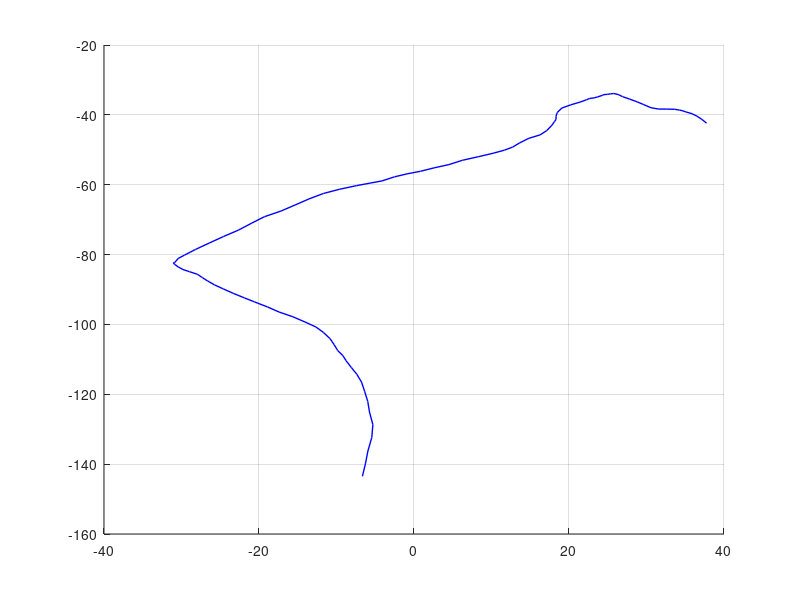

The MATLAB source for this figure: (Note: this script raises an error after producing the figure.)
close all
clear
% clc
dbstop if error

rng('default')

plot_enable = true;

%% Parameters of multi-object dynamic model

%choose a scenario
%scenario 1: targets are born from four seperated locations and move
%randomly
%scenario 2: ten targets are born from seperated locations; they first move
%close to each other and then seperate
scenario = 1;

%survival probability
Ps = 0.99;

%Target kinematic state [x-position,y-position,x-velocity,y-velocity]
%Target extent state [orientation,semi-axis length 1,semi-axis length 2]

%Parameters of a nearly constant velocity motion model
%kinematic state dimension
dxr = 4;
%time interval
Ts = 1;
%transition matrix for kinematic state
Ar = [1 0 Ts 0;
    0 1 0 Ts;
    0 0 1 0;
    0 0 0 1];
%process noise
q = 0.09;
%process noise covariance matrix for kinematic state
Cwr = q*[Ts^3/3 0      Ts^2/2 0;
    0      Ts^3/3 0      Ts^2/2;
    Ts^2/2 0      Ts     0;
    0      Ts^2/2 0      Ts];
%measurement rate parameter used for prediction of gamma distribution
eta = 1.2;
%forgetting factor used for prediction of inverse-Wishart distribution
tau = 20;

%struct representation
motionmodel.Ps = Ps;
motionmodel.Ts = Ts;
motionmodel.dxr = dxr;
motionmodel.Ar = Ar;
motionmodel.Cwr = Cwr;
motionmodel.eta = eta;
motionmodel.tau = tau;

if scenario == 1
    %Poisson birth model with Gaussian mixture intensity
    %number of Gaussian components
    b_nG = 4;
    %Poisson intensity
    birthmodel = repmat(struct('w',log(0.25),'xr',[],'Cr',diag([10 10 2 2])^2,...
        'V',[],'v',100,'alpha',1000,'beta',100),b_nG,1);
    %specify kinematic state (x-position,y-position,x-velocity,y_velocity)
    birthmodel(1).xr = [50 50 0 0]';
    birthmodel(2).xr = [-50 50 0 0]';
    birthmodel(3).xr = [-50 -50 0 0]';
    birthmodel(4).xr = [50 -50 0 0]';
    %specify extent state (orientation,two axis lengths)
    birthmodel(1).V = (100+6)*diag([1 1])^2;
    birthmodel(2).V = (100+6)*diag([1 1])^2;
    birthmodel(3).V = (100+6)*diag([1 1])^2;
    birthmodel(4).V = (100+6)*diag([1 1])^2;
    %Poisson birth rate
    b_lambda = sum(exp([birthmodel.w]));
elseif scenario == 2
    birthmodel = struct('w',log(0.25),'xr',[-100,-100,0,0]','Cr',diag([100 100 4 4])^2,...
        'V',(100+6)*diag([1 1]),'v',100,'alpha',1000,'beta',100);
end

%% Parameters of multi-object measurement model

if scenario == 1
    %detection probability
    Pd = 0.9;
    %Poisson clutter rate
    c_lambda = 60;
elseif scenario == 2
    Pd = 0.3;
    c_lambda = 100;
end

%surveillance area
range_x = [-200 200];
range_y = [-200 200];
%uniform distributed clutter density
c_pdf = 1/(range_x(2)-range_x(1))/(range_y(2)-range_y(1));
%Poisson clutter intensity
c_intensity = c_lambda*c_pdf;

%Parameters of a linear Gaussian measurement model
%measurement dimension
dz = 2;
%observation matrix
H = [1 0 0 0;
    0 1 0 0];
%covariance of the multiplicative noise
Ch = diag([1/4 1/4]);
%covariance of the measurement noise
Cv = diag([1/8 1/8]);

%struct representation
measmodel.dz = dz;
measmodel.H = H;
measmodel.Ch = Ch;
measmodel.Cv= Cv;
measmodel.Pd = Pd;
measmodel.c_intensity = c_intensity;

%% Generating ground truth

if scenario == 1
    %total time steps
    T = 100;
    
    %create memory to store ground truth
    %birth time, death time, target state
    gt = struct('x_bt',[],'x_dt',[],'x_lambda',[],'xr',[],'X',[]);
    
    %number of targets
    nt = 0;
    for i = 1:T-1
        %sample the number of newborn targets
        nb = poissrnd(b_lambda);
        %for the first time step, make sure that at least one target is born
        if i == 1 && nb == 0
            nb = 1;
        end
        for j = 1:nb
            %number of targets increases by 1
            nt = nt + 1;
            %sample a Gaussian component in the Poisson birth intensity
            b_idx = find(rand < cumsum([0 exp([birthmodel.w])]/b_lambda),1) - 1;
            %sample an initial target state
            gt(nt).x_bt = i;
            gt(nt).x_dt = i;
            %assume fixed Poisson rate
            gt(nt).x_lambda = gamrnd(birthmodel(b_idx).alpha,1/birthmodel(b_idx).beta);
            gt(nt).xr = mvnrnd(birthmodel(b_idx).xr',birthmodel(b_idx).Cr)';
            gt(nt).X = iwishrnd(birthmodel(b_idx).V,birthmodel(b_idx).v-3);
        end
        %generate target trajectory for all the newborn targets
        for j = 1:nt
            %termintate the trajectory if the target dies or moves out of the
            %surveillance area
            %also assumes that no target dies if there is only one
            if (rand < Ps || nt==1) && gt(j).xr(1,end) >= range_x(1) ...
                    && gt(j).xr(1,end) <= range_x(2) ...
                    && gt(j).xr(2,end) >= range_y(1) ...
                    && gt(j).xr(2,end) <= range_y(2) && gt(j).x_dt == i
                gt(j).x_dt = i+1;
                gt(j).x_lambda = [gt(j).x_lambda gt(j).x_lambda(end)];
                %add motion noise when generating trajectory
                gt(j).xr = [gt(j).xr mvnrnd((Ar*gt(j).xr(:,end))',Cwr)'];
                gt(j).X = cat(3,gt(j).X,gt(j).X(:,:,end));
            end
        end
    end
elseif scenario == 2
    %trajectories are generated by propagating targets forward and backward
    %from six closely spaced targets states at the mid of the scene at half
    %time
    
    %total time steps
    T = 101;
    
    %number of targets
    nt = 26;
    %specify birth time and death time
    birth_time = 1:2:51;%[1,6,11,16,21,26,31,36,41,46];
    death_time = 51:2:101;%[56,61,66,71,76,81,86,91,96,101];
    %construct trajectory
    for i = 1:nt
        gt(i).x_bt = birth_time(i);
        gt(i).x_dt = death_time(i);
        tra_len = death_time(i)-birth_time(i)+1;
        gt(i).x_lambda = gamrnd(birthmodel.alpha,1/birthmodel.beta)*ones(1,tra_len);
        gt(i).X = repmat(iwishrnd(birthmodel.V,birthmodel.v-3),[1,1,tra_len]);
        %specify target state at time 50
        gt(i).xr = zeros(dxr,tra_len);
        mid_time = 52-birth_time(i);
        gt(i).xr(:,mid_time) = diag([6,6,0,0])*randn(dxr,1) + [0;0;3;3];
        %propagate backward
        j_idx = flip(1:mid_time-1);
        for j = 1:mid_time-1
            gt(i).xr(:,j_idx(j)) = mvnrnd((Ar\gt(i).xr(:,j_idx(j)+1))',Cwr)';
        end
        %propagate forward
        for j = mid_time+1:tra_len
            gt(i).xr(:,j) = mvnrnd((Ar*gt(i).xr(:,j-1))',Cwr)';
        end
    end
    
end

%cardinality of multi-target states
card = zeros(T,1);
for i = 1:T
    for j = 1:nt
        if gt(j).x_bt <= i && gt(j).x_dt >= i
            card(i) = card(i) + 1;
        end
    end
end

%% Plot ground truth

if plot_enable
    figure
    grid on
    hold on
    for i = 1:nt
        %plot trajectory
        gt_ks_plot = plot(gt(i).xr(1,:),gt(i).xr(2,:),'b','linewidth',1);
        %plot extent for every 5 time steps
        for j = 1:4:(gt(i).x_dt - gt(i).x_bt + 1)
            gt_es_plot = plot_extent_iw(gt(i).xr(1:2,j),gt(i).X(:,:,j),'-','r',1);
        end
    end
    xlim(range_x)
    ylim(range_y)
    xlabel('x (m)')
    ylabel('y (m)')
    legend([gt_ks_plot, gt_es_plot], {'Target trajectory','Target extent'});

end

%% Generate measurements

Z = cell(T,1);
%target-generated measurements
for i = 1:nt
    for t = gt(i).x_bt:gt(i).x_dt
        %generate measurements only if the target is detected
        %no misdetection at time 1
        if rand < Pd || t == 1
            nz = poissrnd(gt(i).x_lambda(t-gt(i).x_bt+1));
            Z{t} = [Z{t} mvnrnd(gt(i).xr(1:2,t-gt(i).x_bt+1)',...
                Ch*gt(i).X(:,:,t-gt(i).x_bt+1)+Cv,nz)'];
        end
    end
end

%append clutter
for i = 1:T
    nz = poissrnd(c_lambda);
    zx = rand(nz,1)*(range_x(2)-range_x(1)) + range_x(1);
    zy = rand(nz,1)*(range_y(2)-range_y(1)) + range_y(1);
    Z{i} = [Z{i} [zx zy]'];
end

%% Run filter

%paramter setting

%gate size in probability
paras.gating.Pg = 0.999;
paras.gating.size = chi2inv(paras.gating.Pg,dz);
%hyperparameters in DBSCAN
paras.dbscan.max_dist = 5;
paras.dbscan.min_dist = 0.1;
paras.dbscan.grid_dist = 0.1;
%data association algorithm
%method 1: Murty's algorithm
%method 2: Gibbs sampling
paras.data_assoc = 1;
%number of iterations in Gibbs sampling
paras.gibbs = 100;

%whether to use multi-Bernoulli birth model (the default is ppp birth)
paras.mb_birth = false;

%pruning threshold for global hypotheses
paras.pruning.w = log(1e-2);
%pruning threshold for ppp intensity
paras.pruning.ppp = log(1e-3);
%merging threshold for ppp intensity
paras.merging.ppp = 2;
%cap of global hypotheses
paras.cap.w = 100;
%pruning threshold for Bernoulli
paras.pruning.r = 1e-3;
%whether to perform recycling
paras.recycle = true;
if paras.mb_birth
    paras.recycle = false;
end
if paras.recycle
    paras.pruning.r = 1e-1;
end

%whether to perform MB approximation
paras.mb_approx = true;
%M-best assignments in Murty
paras.M = 20;
%MB approximation methods
%method 1: track-oriented merging
%method 2: SJPDA type merging
%method 3: LP merging
paras.mb_merge = 1;

%two different ways to initiate new tracks
%1: initiate a new track for each measurement
%2: initiate a new track for each cluster (this one is only valid for
%track-oriented merging)
paras.new_track_init = 1;

%convergence threshold for variational approximation
paras.vb_threshold = 1e-2;

%estimator to extract multi-target state
%estimator 1: extract state from global hypothesis with the highest weight
%and Bernoulli components with large enough probability of existence
%estimator 2: MAP cardinality estimator
%threshold to extract state estimate from Bernoulli
paras.estimator = 2;
paras.estimate.r = 0.5;

%parameters of GOSPA metric
gospa.p = 1;
gospa.c = 20;
gospa.alpha = 2;

%initialisation parameters
if ~paras.mb_birth
    %global hypothesis weight in logarithm
    mbm.w = 0;
    %global hypothesis look-up table
    mbm.table = zeros(1,0);
    %local hypothesis trees (collections of single target hypotheses)
    mbm.track = cell(0,1);
    %each Bernoulli is parameterised by 1) existence probability r, 2) mean and
    %covariance of the kinematic state xr, Cr, 3) parameters of the
    %extent state V, v, 4) parameters of gamma distribution alpha, beta.
    %PPP for undetected targets, initialised using birth model
    ppp = birthmodel;
else
    %initial setting for multi-Bernoulli birth model
    mbm.w = 0;
    nb = length(birthmodel);
    mbm.table = ones(1,nb);
    mbm.track = cell(nb,1);
    for i = 1:nb
        mbm.track{i}.r = exp(birthmodel(i).w);
        mbm.track{i}.xr = birthmodel(i).xr;
        mbm.track{i}.Cr = birthmodel(i).Cr;
        mbm.track{i}.V = birthmodel(i).V;
        mbm.track{i}.v = birthmodel(i).v;
        mbm.track{i}.alpha = birthmodel(i).alpha;
        mbm.track{i}.beta = birthmodel(i).beta;
    end
end

%memory to store state estimate
est = cell(T,1);
card_est = zeros(T,1);
t_elapsed = zeros(T,1);
%recursive Bayesian estimation
fprintf('Time step: ')
for t = 1:T
    
    fprintf('%d ',t)
    tic
    
    %ellipsoidal gating for detected targets
    %use a boolean vector to store the gating result of each local
    %hypothesis
    gating_matrix_d = cellfun(@(x) cell2mat(arrayfun(@(x) ...
        ellips_gating(x,Z{t},measmodel,paras.gating.size),...
        x,'uniformoutput',false)),mbm.track,'uniformoutput',false);
    
    if ~paras.mb_birth
        %ellipsoidal gating for undetected targets
        %use a boolean vector to store the gating result of each component
        gating_matrix_u = cell2mat(arrayfun(@(x) ...
            ellips_gating(x,Z{t},measmodel,paras.gating.size),...
            ppp,'uniformoutput',false)');
    end
    
    %remove unused measurements according to the gating result
    %gating result of all targets
    %number of tracks
    n_track = length(mbm.track);
    if paras.mb_birth
        gating = logical(sum(cell2mat(gating_matrix_d'),2));
    else
        if n_track > 0
            gating = logical(sum(gating_matrix_u,2) + ...
                sum(cell2mat(gating_matrix_d'),2));
        else
            gating = logical(sum(gating_matrix_u,2));
        end
    end
    
    %used measurements
    W = Z{t}(:,gating);
    %number of measurements after gating
    nm = size(W,2);
    
    %reconstruct gating matrix
    gating_matrix_d = ...
        cellfun(@(x) x(gating,:),gating_matrix_d,'uniformoutput',false);
    if ~paras.mb_birth
        gating_matrix_u = gating_matrix_u(gating,:);
    end
    %use DBSCAN to obtain multiple partitions
    partitions = gen_partitions(W,paras.dbscan,n_track);
    %number of partitions
    np = length(partitions);
    
    %find all the unique clusters in all measurement partitions
    [clusters,IA,IC] = unique(cell2mat(partitions')','rows');
    clusters = clusters';
    n_clusters = length(IA);
    %reconstruct partitions to let it contain indices of clusters
    nc_p = cellfun(@(x) size(x,2),partitions);
    partitions_indices = cell(np,1);
    idx = 0;
    for i = 1:np
        partitions_indices{i} = IC(idx+1:idx+nc_p(i));
        idx = idx + nc_p(i);
    end
    
    bern_new = repmat(struct('r',0,'xr',zeros(dxr,1),'Cr',ones(dxr,dxr),...
        'V',zeros(2,2),'v',0,'alpha',1,'beta',1),1,n_clusters);
    lik_new = zeros(n_clusters,1);
    if paras.mb_birth
        for c = 1:n_clusters
            lik_new(c) = sum(clusters(:,c))*log(measmodel.c_intensity);
        end
    else
        for c = 1:n_clusters
            %check if the cth cluster is in the gate of any ppp components
            ppp_idx = sum(gating_matrix_u-clusters(:,c)<0) == 0;
            if any(ppp_idx)
                [lik_new(c),bern_new(c)] = ...
                    ppp_upd(ppp(ppp_idx),W(:,clusters(:,c)),measmodel);
            else
                %if not, they are all clutter
                lik_new(c) = sum(clusters(:,c))*log(measmodel.c_intensity);
            end
        end
    end
    
    %create updated single target hypotheses for detected targets
    %number of single target hypotheses per track
    n_local_hypo = cellfun('length',mbm.track);
    tracks_upd = cell(n_track,1);
    for i = 1:n_track
        tracks_upd{i} = cell(n_local_hypo(i),1);
        for j = 1:n_local_hypo(i)
            %misdetection for the jth single target hypothesis under the
            %ith local hypothesis tree
            [l_missed,bern_missed] = bern_miss(mbm.track{i}(j),measmodel);
            tracks_upd{i}{j}.c = 0;
            tracks_upd{i}{j}.lik = l_missed;
            tracks_upd{i}{j}.bern = bern_missed;
            %measurement update for the jth single target hypothesis under
            %the ith local hypothesis tree
            for c = 1:n_clusters
                %check if the cth cluster is in the gate of the
                %corresponding single target hypothesis
                if sum(gating_matrix_d{i}(:,j)-clusters(:,c)<0) == 0
                    [l_upd,bern_updated] = ...
                        bern_upd(mbm.track{i}(j),W(:,clusters(:,c)),measmodel);
                    tracks_upd{i}{j}.c(end+1) = c;
                    tracks_upd{i}{j}.lik(end+1) = l_upd;
                    tracks_upd{i}{j}.bern(end+1) = bern_updated;
                end
            end
        end
    end
    
    if (paras.new_track_init == 2) && paras.mb_approx || paras.mb_birth
        tracks_new = cell(n_clusters,1);
        for c = 1:n_clusters
            tracks_new{c}.c = [0 c];
            tracks_new{c}.lik = [0 lik_new(c)];
            tracks_new{c}.bern = struct('r',0,'xr',zeros(dxr,1),'Cr',...
                ones(dxr,dxr),'V',zeros(2,2),'v',0,'alpha',1,'beta',1);
            tracks_new{c}.bern = [tracks_new{c}.bern bern_new(c)];
        end
    else
        %create updated single target hypotheses for the first detection of
        %undetected targets
        tracks_new = cell(nm,1);
        for i = 1:nm
            %create single target hypothesis for non-existent target
            tracks_new{i}.c = 0;
            tracks_new{i}.lik = 0;
            tracks_new{i}.bern = struct('r',0,'xr',zeros(dxr,1),'Cr',...
                ones(dxr,dxr),'V',zeros(2,2),'v',0,'alpha',1,'beta',1);
        end
        for c = 1:n_clusters
            %create new single target hypothesis
            idx = find(clusters(:,c),1,'last');
            tracks_new{idx}.c = [tracks_new{idx}.c c];
            tracks_new{idx}.lik = [tracks_new{idx}.lik lik_new(c)];
            tracks_new{idx}.bern = [tracks_new{idx}.bern bern_new(c)];
        end
    end
    
    %reset m to the number of new tracks
    m = length(tracks_new);
    
    %update local hypothesis trees
    mbm_upd.track = cell(n_track+m,1);
    for i = 1:n_track
        idx = 0;
        for j = 1:length(tracks_upd{i})
            mbm_upd.track{i} = [mbm_upd.track{i} tracks_upd{i}{j}.bern];
            %use an extra variable to record the index of each new single
            %target hypothesis in local hypothesis tree i
            n_ij = length(tracks_upd{i}{j}.c);
            tracks_upd{i}{j}.idx = (1:n_ij) + idx;
            idx = idx + n_ij;
        end
    end
    for i = 1:m
        mbm_upd.track{n_track+i,1} = tracks_new{i}.bern;
    end
    
    %data association for each global association hypothesis
    mbm_upd.w = [];
    mbm_upd.table = zeros(0,n_track+m);
    A = length(mbm.w);
    for a = 1:A
        a_indices = mbm.table(a,:);
        costs_temp = 0;
        for j = 1:n_track
            if a_indices(j) > 0
                single_hypo = tracks_upd{j}{a_indices(j)};
                costs_temp = costs_temp + single_hypo.lik(1);
            end
        end
        %if there is no measurement partition, all the targets are
        %misdetected
        if n_clusters==0
            table_upd = zeros(1,n_track+m);
            w_upd = 0;
            for j = 1:n_track
                if a_indices(j) > 0
                    table_upd(1,j) = tracks_upd{j}{a_indices(j)}.idx(1);
                    w_upd = w_upd + tracks_upd{j}{a_indices(j)}.lik(1);
                end
            end
            for j = n_track+1:n_track+m
                table_upd(1,j) = 1;
            end
            mbm_upd.w = [mbm_upd.w;w_upd + mbm.w(a)];
            mbm_upd.table = [mbm_upd.table;table_upd];
        end
        %go through each measurement partition
        for p = 1:np
            %find all the clusters under this partition
            p_idx = partitions_indices{p};
            %number of clusters under this partition
            p_n = length(p_idx);
            %construct cost matrix
            C = inf(p_n,n_track+m);
            for j = 1:n_track
                if a_indices(j) > 0
                    single_hypo = tracks_upd{j}{a_indices(j)};
                    %set cost for detected targets
                    [LIA,LOCB] = ismember(single_hypo.c,p_idx);
                    C(LOCB(LOCB>0),j) = -single_hypo.lik(LIA)' + single_hypo.lik(1);
                end
            end
            %set cost for undetected targets
            for j = n_track+1:n_track+m
                single_hypo = tracks_new{j-n_track};
                [LIA,LOCB] = ismember(single_hypo.c,p_idx);
                C(LOCB(LOCB>0),j) = -single_hypo.lik(LIA)';
            end
            
            %find columns of C that contain finite entries
            idx = find(sum(isfinite(C),1) > 0);
            C = C(:,idx);
            if paras.data_assoc == 1
                %find M-best assignments using Murty's algorithm
                [assignments,~,costs] = kBest2DAssign(C,ceil(paras.M*exp(mbm.w(a))));
                assignments = assignments';
                costs = costs';
            elseif paras.data_assoc == 2
                %find M-best assignments using Gibbs sampling
                [assignments,costs] = assign2DByGibbs(C,...
                    paras.gibbs,paras.M);
            end
            %number of assignments
            n_a = size(assignments,1);
            %restore track indices
            for i = 1:n_a
                assignments(i,:) = idx(assignments(i,:));
            end
            
            table_upd = zeros(n_a,n_track+m);
            %update the glocal hypothesis look-up table and weight
            for i = 1:n_a
                %go through each association in a given assignment
                for j = 1:p_n
                    %check if detected targets or undetected targets
                    assoc = assignments(i,j);
                    if assoc <= n_track
                        %find the index of the corresponding cluster
                        table_upd(i,assoc) = tracks_upd{assoc}...
                            {a_indices(assoc)}.idx(tracks_upd{assoc}...
                            {a_indices(assoc)}.c == p_idx(j));
                    else
                        %find the index of the corresponding cluster
                        table_upd(i,assoc) = ...
                            find(tracks_new{assoc-n_track}.c == p_idx(j),1);
                    end
                end
                %go through each unassociated track
                unassign = true(n_track+m,1);
                unassign(assignments(i,:)) = false;
                unassign = find(unassign);
                for j = 1:length(unassign)
                    if unassign(j) <= n_track
                        temp = a_indices(unassign(j));
                        if temp > 0
                            table_upd(i,unassign(j)) = ...
                                tracks_upd{unassign(j)}{temp}.idx(1);
                        else
                            table_upd(i,unassign(j)) = 0;
                        end
                    else
                        table_upd(i,unassign(j)) = 1;
                    end
                end
            end
            
            %when computing the global hypothesis weight, assume that each
            %measurement partition is equal likely, i.e., uniform
            %distributed
            mbm_upd.w = [mbm_upd.w;-costs'+costs_temp+mbm.w(a)];
            mbm_upd.table = [mbm_upd.table;table_upd];
        end
    end
    
    %normalise global hypothesis weight
    mbm_upd.w = normalizeLogWeights(mbm_upd.w);
    %prune updated global hypotheses with small weights
    [mbm_upd_w,order] = sort(exp(mbm_upd.w),'descend');
    pos = find(cumsum(mbm_upd_w)>=1-exp(paras.pruning.w),1);
    mbm_upd.w = mbm_upd.w(order(1:pos));
    mbm_upd.table = mbm_upd.table(order(1:pos),:);
    mbm_upd.w = normalizeLogWeights(mbm_upd.w);
    if ~paras.mb_approx
        %cap the number of global hypotheses
        if length(mbm_upd.w) > paras.cap.w
            [~,idx] = sort(mbm_upd.w,'descend');
            mbm_upd.w = mbm_upd.w(idx(1:paras.cap.w));
            mbm_upd.w = normalizeLogWeights(mbm_upd.w);
            mbm_upd.table = mbm_upd.table(idx(1:paras.cap.w),:);
        end
    end
    
    %remove single target hypotheses with small probability of existence
    for i = 1:length(mbm_upd.track)
        if paras.mb_birth
            idx = find(([mbm_upd.track{i}.r] < paras.pruning.r) | ...
                ([mbm_upd.track{i}.alpha]./[mbm_upd.track{i}.beta] < 1) | ...
                ([mbm_upd.track{i}.v] < 7));
        else
            idx = find(([mbm_upd.track{i}.r] < exp(paras.pruning.ppp)) | ...
                ([mbm_upd.track{i}.alpha]./[mbm_upd.track{i}.beta] < 1) | ...
                ([mbm_upd.track{i}.v] < 7));
        end
        for j = 1:length(idx)
            mbm_upd.table(mbm_upd.table(:,i) == idx(j),i) = 0;
        end
        %re-index
        idx_0 = mbm_upd.table(:,i) > 0;
        [idx,~,temp] = unique(mbm_upd.table(idx_0,i));
        mbm_upd.table(idx_0,i) = temp;
        mbm_upd.track{i} = mbm_upd.track{i}(idx);
    end
    %remove empty track
    idx = ~cellfun('isempty',mbm_upd.track);
    mbm_upd.track = mbm_upd.track(idx);
    mbm_upd.table = mbm_upd.table(:,idx);
    if isempty(mbm_upd.table)
        mbm_upd.table = zeros(1,0);
        mbm_upd.track = cell(0,1);
        mbm_upd.w = 0;
    end
    
    %merge rows of global hypothesis look-up table that are the same
    if length(mbm_upd.w) > 1
        [mbm_upd.table,~,IC] = unique(mbm_upd.table,'rows');
        n_a = size(mbm_upd.table,1);
        temp = zeros(n_a,1);
        for i = 1:n_a
            [~,temp(i)] = normalizeLogWeights(mbm_upd.w(IC==i));
        end
        mbm_upd.w = temp;
    end
    
    %misdetection update of ppp
    if ~paras.mb_birth
        ppp = ppp_miss(ppp,measmodel);
    end
    
    %number of global hypotheses and tracks
    n_mb = size(mbm_upd.table,1);
    
    %%%%%%%%%%%%%%%%%%%%%%%%%%%%%%%%%%%%%%%%%%%%%%%%%%%%%%%%%%%%%%%%%%%%%%%
    if paras.mb_approx && n_mb > 1
        %find tracks with only one single target hypothesis being included
        %in any of the global hypotheses
        idx = sum(mbm_upd.table - 1,1) ~= 0;
        mbm_upd.track = [mbm_upd.track(idx);mbm_upd.track(~idx)];
        mbm_upd.table = [mbm_upd.table(:,idx) mbm_upd.table(:,~idx)];
        
        %track-oriented merging
        %number of tracks with conflicts
        n_track_t = length(idx);
        for i = 1:n_track_t
            %compute marginal probability that the single target hypothesis
            %in track i is included in the global hypothesis
            c = unique(mbm_upd.table(:,i));
            c = c(c>0);
            lc = length(c);
            w_margin = zeros(lc,1);
            for j = 1:lc
                %find all the global hypotheses that contain this single
                %target hypothesis and compute the log sum of the weights
                [~,log_sum_w] = normalizeLogWeights(mbm_upd.w(mbm_upd.table(:,i)==c(j)));
                %also take into account the probability of existence
                w_margin(j) = log_sum_w + log(mbm_upd.track{i}(c(j)).r);
            end
            %perform moment matching
            [w_margin_n,log_sum_w] = normalizeLogWeights(w_margin);
            mb_approx(i).r = exp(log_sum_w);
            [mb_approx(i).xr,mb_approx(i).Cr] = ...
                kinematic_merge(mbm_upd.track{i},w_margin_n);
            [mb_approx(i).V,mb_approx(i).v] = ...
                extent_merge(mbm_upd.track{i},w_margin_n);
            [mb_approx(i).alpha,mb_approx(i).beta] = ...
                gamma_merge(mbm_upd.track{i},w_margin_n);
        end
        
        if paras.mb_merge == 1 || n_track_t < 2
            %track-oriented merging
            for i = 1:n_track_t
                mbm_upd.track{i} = mb_approx(i);
            end
        elseif paras.mb_merge == 2 && n_track_t > 1
            %initialized using the result of track-oriented merging
            %only need to consider track with more than one single target
            %hypothesis
            bern0 = struct('r',0,'xr',zeros(dxr,1),...
                'Cr',ones(dxr,dxr),'V',zeros(2,2),'v',0,...
                'alpha',1,'beta',1);
            mbm_hypo = repmat(bern0,[n_mb,n_track_t]);
            for i = 1:n_mb
                for j = 1:n_track_t
                    if mbm_upd.table(i,j) > 0
                        mbm_hypo(i,j) = mbm_upd.track{j}(mbm_upd.table(i,j));
                    end
                end
            end
            nh = cellfun('length',mbm_upd.track(1:n_track_t));
            
            %iterative optimization
            C_optimal = inf;
            mb_hat = mb_approx;
            while(1)
                Cmin = zeros(n_mb,1);
                assignment_mb = zeros(n_track_t,n_mb);
                
                Ch = cell(n_track_t,n_track_t);
                for k = 1:n_track_t
                    for i = 1:n_track_t
                        Cht = zeros(nh(i),1);
                        for j = 1:nh(i)
                            Cht(j) = bern_cross_entropy(mbm_upd.track{i}(j),mb_hat(k));
                        end
                        Ch{k,i} = Cht;
                    end
                end
                
                for i = 1:n_mb
                    %construct cost matrix with columns corresponding
                    %to Bernoullis components in the ith MB and rows
                    %corresponding to the approximated Bernoullis
                    C = zeros(n_track_t,n_track_t);
                    for j = 1:n_track_t
                        for k = 1:n_track_t
                            if mbm_upd.table(i,j) == 0
                                C(k,j) = bern_cross_entropy(bern0,mb_hat(k));
                            else
                                C(k,j) = Ch{k,j}(mbm_upd.table(i,j));
                            end
                        end
                    end
                    %find the optimal assignment, assignment_mb(j,i)
                    %means that the jth approximated Bernoulli should
                    %be merged using the assignment_mb(j,i)th Bernoulli
                    %in the ith MB
                    [assignment_mb(:,i),~,Cmin(i)] = assign2D(C);
                end
                %check the columns of assignment_mb, if they are all of
                %the form 1:n_b, then the iterative optimization
                %converges
                if ~any(assignment_mb - (1:n_track_t)')
                    break;
                else
                    C_hat = Cmin'*exp(mbm_upd.w);
                    if C_optimal-C_hat < paras.vb_threshold
                        break;
                    else
                        C_optimal = C_hat;
                    end
                end
                %if not converged, perform merging to construct new
                %mb_hat
                for j = 1:n_track_t
                    w_margin = zeros(n_mb,1);
                    bern = repmat(bern0,[1,n_mb]);
                    for i = 1:n_mb
                        w_margin(i) = mbm_upd.w(i) + ...
                            log(mbm_hypo(i,assignment_mb(j,i)).r);
                        bern(i) = mbm_hypo(i,assignment_mb(j,i));
                    end
                    [w_margin_n,log_sum_w] = normalizeLogWeights(w_margin);
                    %note that each MB may contain Bernoullis with zero
                    %probability of existence with unvalid pdf. The
                    %merging of these Bernoullis will of course be a
                    %Bernoulli with zero probability of existence
                    if isnan(w_margin_n)
                        mb_hat(j) = bern0;
                    else
                        mb_hat(j).r = exp(log_sum_w);
                        [mb_hat(j).xr,mb_hat(j).Cr] = kinematic_merge(bern,w_margin_n);
                        [mb_hat(j).V,mb_hat(j).v] = extent_merge(bern,w_margin_n);
                        [mb_hat(j).alpha,mb_hat(j).beta] = gamma_merge(bern,w_margin_n);
                    end
                end
            end
            for i = 1:n_track_t
                mbm_upd.track{i} = mb_hat(i);
            end
            
        elseif paras.mb_merge == 3 && n_track_t > 1
            %initialized using the result of track-oriented merging
            %only need to consider track with more than one single target
            %hypothesis
            bern0 = struct('r',0,'xr',zeros(dxr,1),...
                'Cr',ones(dxr,dxr),'V',zeros(2,2),'v',0,...
                'alpha',1,'beta',1);
            nh = cellfun('length',mbm_upd.track(1:n_track_t))+1;
            bern_h = [];
            for i = 1:n_track_t
                bern_h = [bern_h bern0];
                bern_h = [bern_h mbm_upd.track{i}];
            end
            
            n_H = sum(nh);
            %construct constraints
            qhj = zeros(n_H,n_track_t);
            idxi = 0;
            for i = 1:n_track_t
                for j = 1:nh(i)
                    qhj(j+idxi,i) = sum(exp(mbm_upd.w((mbm_upd.table(:,i) == j-1))));
                end
                idxi = idxi + nh(i);
            end
            idx = sum(qhj,2)>0;
            bern_h = bern_h(idx);
            n_H = length(bern_h);
            qhj = qhj(idx,:);
            qj = sum(qhj,1)';
            qh = sum(qhj,2);
            
            %iterative optimization
            C_optimal = inf;
            mb_hat = mb_approx;
            while(1)
                %construct cost matrix
                C = zeros(n_H,n_track_t);
                for i = 1:n_H
                    for j = 1:n_track_t
                        C(i,j) = bern_cross_entropy(bern_h(i),mb_hat(j));
                    end
                end
                %solve the transportation problem
                [C_hat,q_hat] = LP_transport(C,qh,qj);
                %if q_hat and qhj are very similar, then the iterative
                %optimization converges
                if sum(sum(abs(q_hat-qhj))) < 1e-6
                    break;
                end
                if C_optimal-C_hat < paras.vb_threshold
                    break;
                else
                    C_optimal = C_hat;
                end
                %if not converged, perform merging to construct new
                %mb_hat
                for i = 1:n_track_t
                    mb_hat(i).r = [bern_h.r]*q_hat(:,i);
                    if mb_hat(i).r > 0
                        w_margin_n = log([bern_h.r]'.*q_hat(:,i)/mb_hat(i).r);
                        [mb_hat(i).xr,mb_hat(i).Cr] = kinematic_merge(bern_h,w_margin_n);
                        [mb_hat(i).V,mb_hat(i).v] = extent_merge(bern_h,w_margin_n);
                        [mb_hat(i).alpha,mb_hat(i).beta] = gamma_merge(bern_h,w_margin_n);
                    else
                        mb_hat(i) = bern0;
                    end
                end
            end
            for i = 1:n_track_t
                mbm_upd.track{i} = mb_hat(i);
            end
        end
        mbm_upd.w = 0;
        mbm_upd.table = ones(1,n_track_t);
        
        %recycle tracks with small probability of existence
        idx_logical = (cellfun(@(x) x.r, mbm_upd.track) >= paras.pruning.r) & ...
            (cellfun(@(x) x.alpha, mbm_upd.track)./...
            cellfun(@(x) x.beta, mbm_upd.track) > 1) & ...
            (cellfun(@(x) x.v, mbm_upd.track) > 7);
        if paras.recycle && (~paras.mb_birth)
            idx = find(~idx_logical);
            for j = 1:length(idx)
                ppp(end+1,1).w = log(mbm_upd.track{idx(j)}.r);
                ppp(end,1).xr = mbm_upd.track{idx(j)}.xr;
                ppp(end,1).Cr = mbm_upd.track{idx(j)}.Cr;
                ppp(end,1).V = mbm_upd.track{idx(j)}.V;
                ppp(end,1).v = mbm_upd.track{idx(j)}.v;
                ppp(end,1).alpha = mbm_upd.track{idx(j)}.alpha;
                ppp(end,1).beta = mbm_upd.track{idx(j)}.beta;
            end
        end
        %delete these single target hypotheses
        mbm_upd.track = mbm_upd.track(idx_logical);
        mbm_upd.table = mbm_upd.table(idx_logical);
        if isempty(mbm_upd.table)
            mbm_upd.table = zeros(1,0);
            mbm_upd.track = cell(0,1);
            mbm_upd.w = 0;
        end
        
        %%%%%%%%%%%%%%%%%%%%%%%%%%%%%%%%%%%%%%%%%%%%%%%%%%%%%%%%%%%%%%%%%%%%%%%
    else
        %recycle single target hypotheses with small probability of existence
        for i = 1:length(mbm_upd.track)
            idx = find(([mbm_upd.track{i}.r] < paras.pruning.r) | ...
                ([mbm_upd.track{i}.alpha]./[mbm_upd.track{i}.beta] < 1) | ...
                ([mbm_upd.track{i}.v] < 7));
            %for each single target hypothesis to be recycled, find global
            %hypotheses that include it
            for j = 1:length(idx)
                temp = mbm_upd.table(:,i)==idx(j);
                mbm_upd.table(temp,i) = 0;
                if paras.recycle && (~paras.mb_birth)
                    [~,log_sum_w] = normalizeLogWeights(mbm_upd.w(temp));
                    ppp(end+1,1).w = log_sum_w+log(mbm_upd.track{i}(idx(j)).r);
                    ppp(end,1).xr = mbm_upd.track{i}(idx(j)).xr;
                    ppp(end,1).Cr = mbm_upd.track{i}(idx(j)).Cr;
                    ppp(end,1).V = mbm_upd.track{i}(idx(j)).V;
                    ppp(end,1).v = mbm_upd.track{i}(idx(j)).v;
                    ppp(end,1).alpha = mbm_upd.track{i}(idx(j)).alpha;
                    ppp(end,1).beta = mbm_upd.track{i}(idx(j)).beta;
                end
            end
            %delete these single target hypotheses
            %re-index
            idx_0 = mbm_upd.table(:,i) > 0;
            [idx,~,temp] = unique(mbm_upd.table(idx_0,i));
            mbm_upd.table(idx_0,i) = temp;
            mbm_upd.track{i} = mbm_upd.track{i}(idx);
        end
        %remove empty track
        idx = ~cellfun('isempty',mbm_upd.track);
        mbm_upd.track = mbm_upd.track(idx);
        mbm_upd.table = mbm_upd.table(:,idx);
        if isempty(mbm_upd.table)
            mbm_upd.table = zeros(1,0);
            mbm_upd.track = cell(0,1);
            mbm_upd.w = 0;
        end
        
        %merge rows of global hypothesis look-up table that are same
        if length(mbm_upd.w) > 1
            [mbm_upd.table,~,IC] = unique(mbm_upd.table,'rows');
            n_a = size(mbm_upd.table,1);
            temp = zeros(n_a,1);
            for i = 1:n_a
                [~,temp(i)] = normalizeLogWeights(mbm_upd.w(IC==i));
            end
            mbm_upd.w = temp;
        end
    end
    
    if ~paras.mb_birth
        %remove ppp components with small weights
        idx = ([ppp.w] > paras.pruning.ppp) & ([ppp.alpha]./[ppp.beta] > 1) & ([ppp.v] > 7);
        ppp = ppp(idx);
        if ~paras.mb_approx
            %merge similar ppp components
            ppp = mixtureReduction(ppp,paras.merging.ppp);
        end
    end
    
    %multi-target state estimation
    if paras.estimator == 1
        %find the global hypothesis with the highest weight
        [~,I] = max(mbm_upd.w);
        est{t}.xr = zeros(dxr,0);
        est{t}.X = zeros(2,2,0);
        if ~isempty(mbm_upd.table)
            hypo_best = mbm_upd.table(I,:);
            for i = 1:length(hypo_best)
                if mbm_upd.table(I,i) > 0
                    %extract state estimate from Bernoulli component with large
                    %enough probability of existence
                    if mbm_upd.track{i}(mbm_upd.table(I,i)).r > paras.estimate.r
                        card_est(t) = card_est(t) + 1;
                        est{t}.xr = [est{t}.xr mbm_upd.track{i}(mbm_upd.table(I,i)).xr];
                        est{t}.X = cat(3,est{t}.X,...
                            mbm_upd.track{i}(mbm_upd.table(I,i)).V...
                            /(mbm_upd.track{i}(mbm_upd.table(I,i)).v-6));
                    end
                end
            end
        end
        est{t}.card = size(est{t}.xr,2);
    elseif paras.estimator == 2
        %compute the cardinality distribution
        [n_a,n_track] = size(mbm_upd.table);
        card_dist = zeros(1,n_track+1);
        pcard = zeros(n_a,n_track+1);
        for i = 1:n_a
            r = [];
            for j = 1:n_track
                if mbm_upd.table(i,j) > 0
                    r = [r mbm_upd.track{j}(mbm_upd.table(i,j)).r];
                end
            end
            if ~isempty(r)
                %avoid numerical underflow
                r(r>1-1e-6) = 1-1e-6;
                pcard(i,1:length(r)+1) = prod(1-r)*poly(-r./(1-r));
            end
            card_dist = card_dist + pcard(i,:)*exp(mbm_upd.w(i));
        end
        %obtain the maximum cardinality
        [~,card_max] = max(card_dist);
        %find the global hypothesis with the highest weight and the same
        %MAP cardinality estimate
        [~,a_best] = max(pcard(:,card_max));
        r = zeros(n_track,1);
        xr = zeros(dxr,n_track);
        X = zeros(2,2,n_track);
        for i = 1:n_track
            if mbm_upd.table(a_best,i) > 0
                r(i) = mbm_upd.track{i}(mbm_upd.table(a_best,i)).r;
                xr(:,i) = mbm_upd.track{i}(mbm_upd.table(a_best,i)).xr;
                X(:,:,i) = mbm_upd.track{i}(mbm_upd.table(a_best,i)).V...
                    /(mbm_upd.track{i}(mbm_upd.table(a_best,i)).v-6);
            end
        end
        [~,I] = sort(r,'descend');
        card_est(t) = card_max-1;
        est{t}.xr = xr(:,I(1:card_max-1));
        est{t}.X = X(:,:,I(1:card_max-1));
        est{t}.card = sum(card_dist.*(0:length(card_dist)-1));
    end
    
    %prediction step
    %prediction for detected targets
    mbm.w = mbm_upd.w;
    mbm.table = mbm_upd.table;
    mbm.track = cellfun(@(x) arrayfun(@(x) ...
        bern_pred(x,motionmodel),x),mbm_upd.track,'uniformoutput',false);
    
    if paras.mb_birth
        %add multi-Bernoulli birth
        na = length(mbm.w);
        nt = length(mbm.track);
        mbm.table = [mbm.table ones(na,nb)];
        for i = 1:nb
            mbm.track{nt+i,1}.r = exp(birthmodel(i).w);
            mbm.track{nt+i,1}.xr = birthmodel(i).xr;
            mbm.track{nt+i,1}.Cr = birthmodel(i).Cr;
            mbm.track{nt+i,1}.V = birthmodel(i).V;
            mbm.track{nt+i,1}.v = birthmodel(i).v;
            mbm.track{nt+i,1}.alpha = birthmodel(i).alpha;
            mbm.track{nt+i,1}.beta = birthmodel(i).beta;
        end
    else
        %prediction for undetected targets
        ppp = ppp_pred(ppp,motionmodel,birthmodel);
    end
    
    t_elapsed(t) = toc;
end
fprintf('\n')

card_est = cellfun(@(x) x.card,est);
card_err = card_est - card;
%evaluate multi-target filtering performance using GOSPAs
d_gospa = zeros(T,1);
decomposed_cost = repmat(struct('localisation',[],'missed',[],'false',[]),T,1);
for t = 1:T
    x_mat.x = zeros(2,0);
    x_mat.X = zeros(2,2,0);
    for i = 1:length(gt)
        if gt(i).x_bt <= t && gt(i).x_dt >= t
            x_mat.x = [x_mat.x gt(i).xr(1:2,t-gt(i).x_bt+1)];
            x_mat.X = cat(3,x_mat.X,gt(i).X(:,:,t-gt(i).x_bt+1));
        end
    end
    y_mat.x = est{t}.xr;
    y_mat.X = est{t}.X;
    [d_gospa(t),~,decomposed_cost(t)] = ...
        GOSPA_extended(x_mat,y_mat,gospa.p,gospa.c,gospa.alpha);
end

if plot_enable
    
    figure
    plot(1:T,card,'linewidth',2)
    grid on
    hold on
    plot(1:T,card_est,'linewidth',2)
    xlabel('Time step')
    ylabel('Number of targets')
    legend('True cardinality','Estimated cardinality')
    
    figure
    subplot(2,2,1)
    plot(1:T,d_gospa,'linewidth',2)
    grid on
    xlabel('Time step')
    ylabel('GOSPA')
    subplot(2,2,2)
    plot(1:T,[decomposed_cost.localisation],'linewidth',2)
    grid on
    xlabel('Time step')
    ylabel('Localisation error')
    subplot(2,2,3)
    plot(1:T,[decomposed_cost.missed],'linewidth',2)
    grid on
    xlabel('Time step')
    ylabel('Misdetection error')
    subplot(2,2,4)
    plot(1:T,[decomposed_cost.false],'linewidth',2)
    grid on
    xlabel('Time step')
    ylabel('False detection error')
    
end

fprintf('Mean GOSPA: %.2f\n',mean(d_gospa))
fprintf('Total runtime: %.2f\n',sum(t_elapsed))

